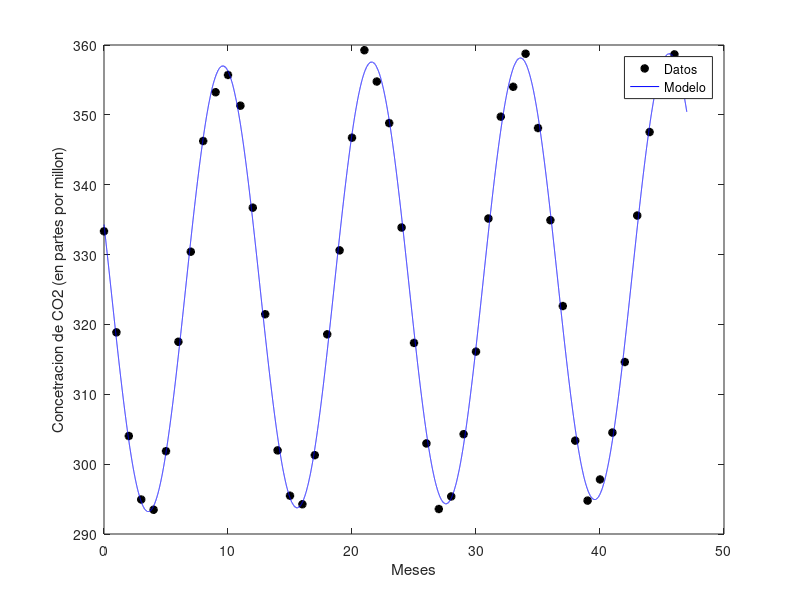

Reproduce this figure in MATLAB.

%% a)
clear
clc

% Cargamos los datos medidos
load("CO2 1.mat")
N = length(c);
alp = 0.0037;

% Creamos el vector de tiempo
t = (0:(N-1))';

% Creamos la matriz del modelo
A = [ones(N,1) exp(alp*t) cos((2*pi/12) * t) sin((2*pi/12) * t)];

% Resolvemos el sistema en el sentido de los minimos cuadrados
cte = A\c;

%% b)

% Variables para el grafico
xx = (0:0.001:(N-1))';
fx = [ones(length(xx),1), exp(alp * xx), cos((2*pi/12) * xx), sin((2*pi/12) * xx)] * cte;

% Realizamos el grafico
figure;
plot(t,c,'k*','LineWidth',2)
hold on
plot(xx,fx,'b')
hold off
legend('Datos','Modelo')
xlabel('Meses')
ylabel('Concetracion de CO2 (en partes por millon)')

%% c)

% El mes actual corresponderia a t = 250;
co2 = [1, exp(alp * 250), cos((2*pi/12) * 250), sin((2*pi/12) * 250)] * cte;

fprintf('En el mes actual deberia haber un concenctracion de CO2 de %f (en partes por millon) \n',co2);
